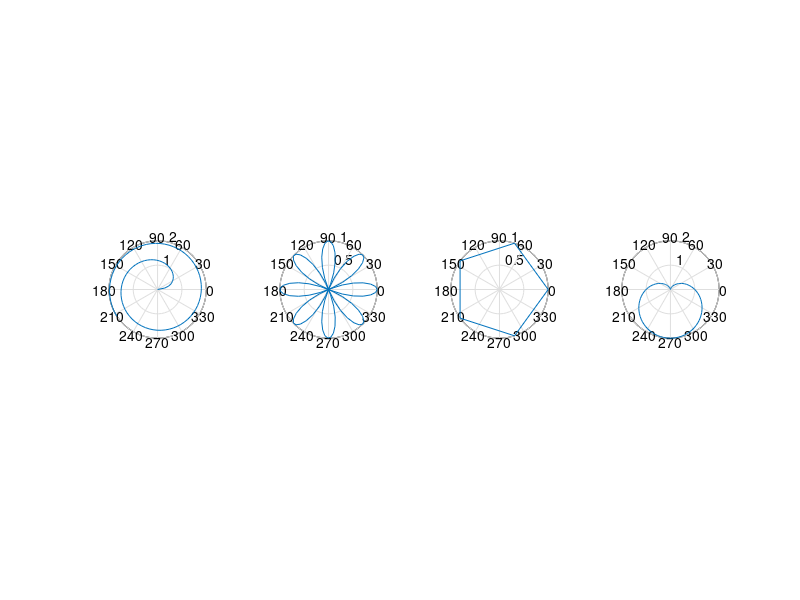

Recreate this plot in MATLAB.
x=1:100;theta=x/10;r=log10(x);
subplot(1,4,1);polar(theta,r);
theta=linspace(0,2*pi);r=cos(4*theta);
subplot(1,4,2);polar(theta,r);
theta=linspace(0,2*pi,6);r=ones(1,length(theta));
subplot(1,4,3);polar(theta,r);
theta=linspace(0,2*pi);r=1-sin(theta);
subplot(1,4,4);polar(theta,r);